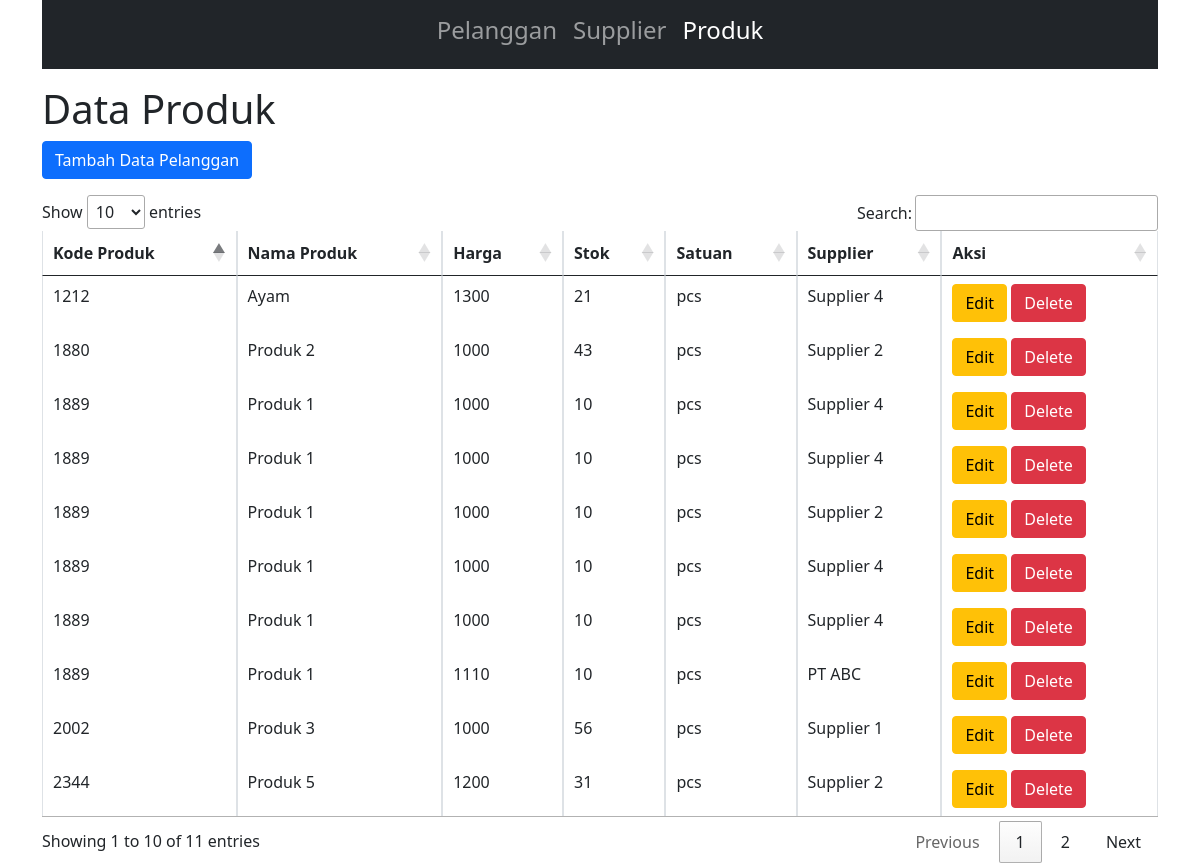
Screenshot of /sesi29/produk.php with the database file from the repository.
### tables this page shows
CREATE TABLE `produk` (
  `id` int(11) UNSIGNED NOT NULL,
  `kode_produk` varchar(10) NOT NULL,
  `nama_produk` varchar(100) NOT NULL,
  `harga` int(11) NOT NULL,
  `stok` int(11) NOT NULL,
  `satuan` varchar(4) NOT NULL,
  `supplier_id` int(11) UNSIGNED NOT NULL
);

CREATE TABLE `supplier` (
  `id` int(11) UNSIGNED NOT NULL,
  `nama` varchar(100) NOT NULL,
  `telpon` varchar(12) NOT NULL,
  `alamat` text NOT NULL
);

### sesi29/produk.php (the view, shortened to what this page needs)
<!DOCTYPE html>
<html lang="en">
<head>
    <link href="https://cdn.jsdelivr.net/npm/bootstrap@5.0.2/dist/css/bootstrap.min.css" rel="stylesheet">
    <link rel="stylesheet" href="https://cdn.datatables.net/1.13.7/css/jquery.dataTables.css" />
</head>
<body>
    <div class="container mb-3">
        <nav class="navbar navbar-expand-lg navbar-dark bg-dark">
            <div class="container-fluid ">
                <div class="collapse navbar-collapse justify-content-center" id="navbarNav">
                <ul class="navbar-nav">
                    <li class="nav-item">
                    <a class="nav-link" aria-current="page" href="index.php"><h4>Pelanggan</h4></a>
                    </li>
                    <li class="nav-item">
                    <a class="nav-link" href="supplier.php"><h4>Supplier</h4></a>
                    </li>
                    <li class="nav-item">
                    <a class="nav-link active" href="produk.php"><h4>Produk</h4></a>
                    </li>
                </ul>
                </div>
            </div>
        </nav>
    </div>
    <div class="container-md col-md-12">
    <h1>Data Produk </h1>
    <a class="btn btn-primary mb-3" href="form/tambah/tambah_produk.php" role="button">Tambah Data Pelanggan</a>
        <table id="myTable" class="table table-bordered" >
            <thead>
                <tr>
                    <th scope="col">Kode Produk</th>
                    <th scope="col">Nama Produk</th>
                    <th scope="col">Harga</th>
                    <th scope="col">Stok</th>
                    <th scope="col">Satuan</th>
                    <th scope="col">Supplier</th>
                    <th scope="col">Aksi</th>
                </tr>
            </thead>
            <tbody>
                <?php
                    include("connection.php");
                    $query = mysqli_query($connect,"SELECT produk.id,kode_produk,nama_produk,harga,stok,stok,satuan,nama FROM `produk`
                    INNER JOIN supplier ON produk.supplier_id = supplier.id
                    ORDER BY produk.id DESC;");
                while ($data = mysqli_fetch_array($query)) {
                ?>
                <tr>
                    <td><?php echo $data["kode_produk"] ?></td>
                    <td><?php echo $data["nama_produk"] ?></td>
                    <td><?php echo $data["harga"] ?></td>
                    <td><?php echo $data["stok"] ?></td>
                    <td><?php echo $data["satuan"] ?></td>
                    <td><?php echo $data["nama"] ?></td>
                    <td>
                        <a href="form/edit/edit_produk.php?id=<?php echo $data['id']?>" class="btn btn-warning">Edit</a>
                        <a href="Backend/delete/proses_delete_produk.php?id=<?php echo $data['id']?>" class="btn btn-danger">Delete</a>
                    </td>
                </tr>
                <?php
                }
                ?>
            </tbody>
        </table>
    </div>
</body>
</html>

### rows the page displays
produk: kode_produk "1212", nama_produk "Ayam", harga "1300", stok "21", satuan "pcs", supplier.nama "Supplier 4"
produk: kode_produk "1889", nama_produk "Produk 1", harga "1000", stok "10", satuan "pcs", supplier.nama "Supplier 4"
produk: kode_produk "1889", nama_produk "Produk 1", harga "1000", stok "10", satuan "pcs", supplier.nama "Supplier 4"
produk: kode_produk "1889", nama_produk "Produk 1", harga "1000", stok "10", satuan "pcs", supplier.nama "Supplier 2"
produk: kode_produk "1889", nama_produk "Produk 1", harga "1000", stok "10", satuan "pcs", supplier.nama "Supplier 4"
produk: kode_produk "1889", nama_produk "Produk 1", harga "1000", stok "10", satuan "pcs", supplier.nama "Supplier 4"
produk: kode_produk "2344", nama_produk "Produk 5", harga "1200", stok "31", satuan "pcs", supplier.nama "Supplier 2"
produk: kode_produk "2002", nama_produk "Produk 3", harga "1000", stok "56", satuan "pcs", supplier.nama "Supplier 1"
produk: kode_produk "1880", nama_produk "Produk 2", harga "1000", stok "43", satuan "pcs", supplier.nama "Supplier 2"
produk: kode_produk "1889", nama_produk "Produk 1", harga "1110", stok "10", satuan "pcs", supplier.nama "PT ABC"
